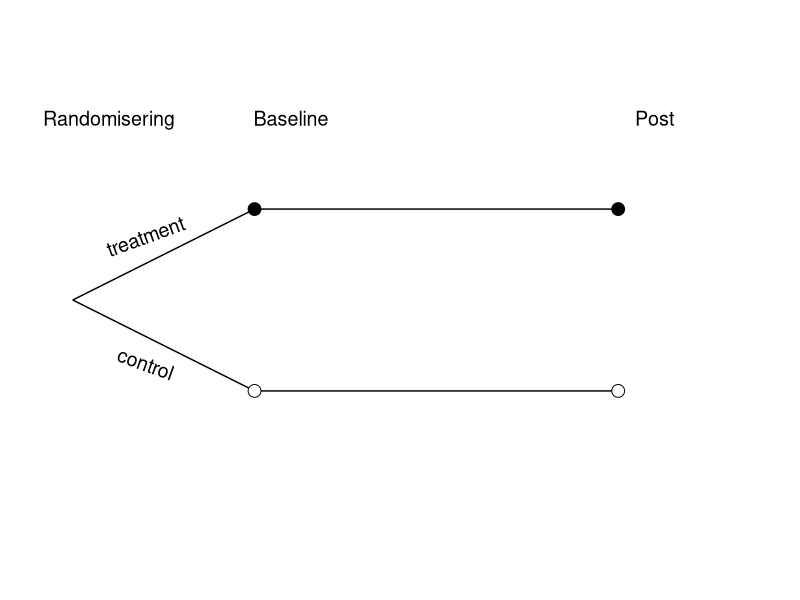

This figure's R source: (Note: this script raises an error after producing the figure.)
## ---- chunk 1
#| fig-cap: Studiedesignet
#| fig-width: 6
#| fig-height: 3
#| echo: false
#| warning: false
#| message: false

library(tidyverse)


data.frame(x = c(0,1), 
           y = c(0,1)) %>%
  ggplot(aes(x,y)) + theme_void() +
  
  scale_y_continuous(limits = c(0,0.6)) +
  scale_x_continuous(limits = c(0,1)) +
  
  annotate("text", x = 0.1, y = 0.5, label = "Randomisering", size = 5) +
  annotate("text", x = 0.35, y = 0.5, label = "Baseline", size = 5) +
  annotate("text", x = 0.85, y = 0.5, label = "Post", size = 5) +
  
  annotate("segment", 
           x = c(0.05,
                 0.05,
                 0.3, 
                 0.3), 
           xend = c(0.3, 
                    0.3, 
                    0.8, 
                    0.8), 
           y = c(0.3,
                 0.3, 
                 0.2, 
                 0.4), 
           yend = c(0.2, 
                    0.4, 
                    0.2, 
                    0.4)) +
  annotate("point", 
           shape = 21, fill = "black",
           size = 4, x = c(0.3,0.8), y = c(0.4, 0.4)) +
  
  annotate("point", 
           shape = 21, fill = "white",
           size = 4, x = c(0.3,0.8), y = c(0.2, 0.2)) +
  
  annotate("text", label = "treatment", x = 0.15, y = 0.37,
           angle = 20,
           size = 5) +
  annotate("text", label = "control", x = 0.15, y = 0.23,
           angle = -20,
           size = 5)
  







## ---- chunk 2
#| echo: false
#| warning: false
#| message: false


library(tidyverse)
set.seed(1)

#' Simulate two group data from a population
#' n, sample size in each group
#' beta, true difference between the groups in post treattment
#' m, true mean in control group and baseline
#' s, true standard deviation in control group and baseline
#' measure_error, standard deviation of the measurement error


two_groups <- function(n = 5, beta = 2, m = 50, s = 5, measure_error = 1){
  dat <- data.frame(id = seq(from = 1, to = 2*n, by = 1), 
                    group = rep(c("control", "treatment"), each = n),
             baseline = c(rnorm(n, m, s), rnorm(n, m, s))) %>%
    
    mutate(post = case_when(group == "control" ~ baseline + rnorm(n, 0, measure_error),
                            group == "treatment" ~ baseline + rnorm(n, beta, measure_error)))
}




set.seed(1)



d1 <- two_groups(n = 5,  beta = 2, m = 50, s = 10, measure_error = 2)
d2 <- two_groups(n = 15, beta = 2, m = 46, s = 10, measure_error = 4)
d3 <- two_groups(n = 63, beta = 2, m = 42, s = 10, measure_error = 5)
d4 <- two_groups(n = 7,  beta = 2, m = 46, s = 10, measure_error = 5)
d5 <- two_groups(n = 9,  beta = 2, m = 50, s = 10, measure_error = 2)
d6 <- two_groups(n = 12, beta = 2, m = 46, s = 10, measure_error = 1.9)


write_csv2(d1, "data/sammenligne_gjennmsnitt1.csv")
write_csv2(d2, "data/sammenligne_gjennmsnitt2.csv")
write_csv2(d3, "data/sammenligne_gjennmsnitt3.csv")
write_csv2(d4, "data/sammenligne_gjennmsnitt4.csv")
write_csv2(d5, "data/sammenligne_gjennmsnitt5.csv")
write_csv2(d6, "data/sammenligne_gjennmsnitt6.csv")



## Not run

comb_dat <- bind_rows(mutate(d1,ds = "d1"), 
          mutate(d2,ds = "d2"),
          mutate(d3,ds = "d3"),
          mutate(d4,ds = "d4"),
          mutate(d5,ds = "d5"),
          mutate(d6,ds = "d6")) %>%
  mutate(change = post - baseline, 
         group = factor(group, levels = c("treatment", "control")))


datasets <- distinct(comb_dat, ds) %>%
  pull(ds)


resdf <- list()

for(i in 1:length(datasets)){
  dat <- filter(comb_dat, ds == datasets[i])
  
  res <- t.test(dat$change ~ dat$group, paired = FALSE)
  
  resdf[[i]] <- data.frame(t.val = res$statistic, 
             p.val = res$p.value, 
             estimate = res$estimate[1] - res$estimate[2],
             ci.lower = res$conf.int[1],
             ci.upper = res$conf.int[2],
             n = nrow(dat),
             ds = datasets[i], 
             row.names = NULL)
  
  
}


# 
# bind_rows(resdf) %>%
#   mutate(ds = paste(ds, ", n =", n)) %>%
#   ggplot(aes(x = ds, y = estimate)) +
#   geom_point() + 
#   geom_errorbar(aes(ymin = ci.lower, ymax = ci.upper)) + 
#   geom_hline(yintercept = 0, linetype = "dashed") + 
#   theme_classic() + 
#   theme(axis.text.x = element_text()) + labs(y = "Estimate of change", x = "Dataset") + 
#   coord_flip()
# 




## ---- chunk 3





